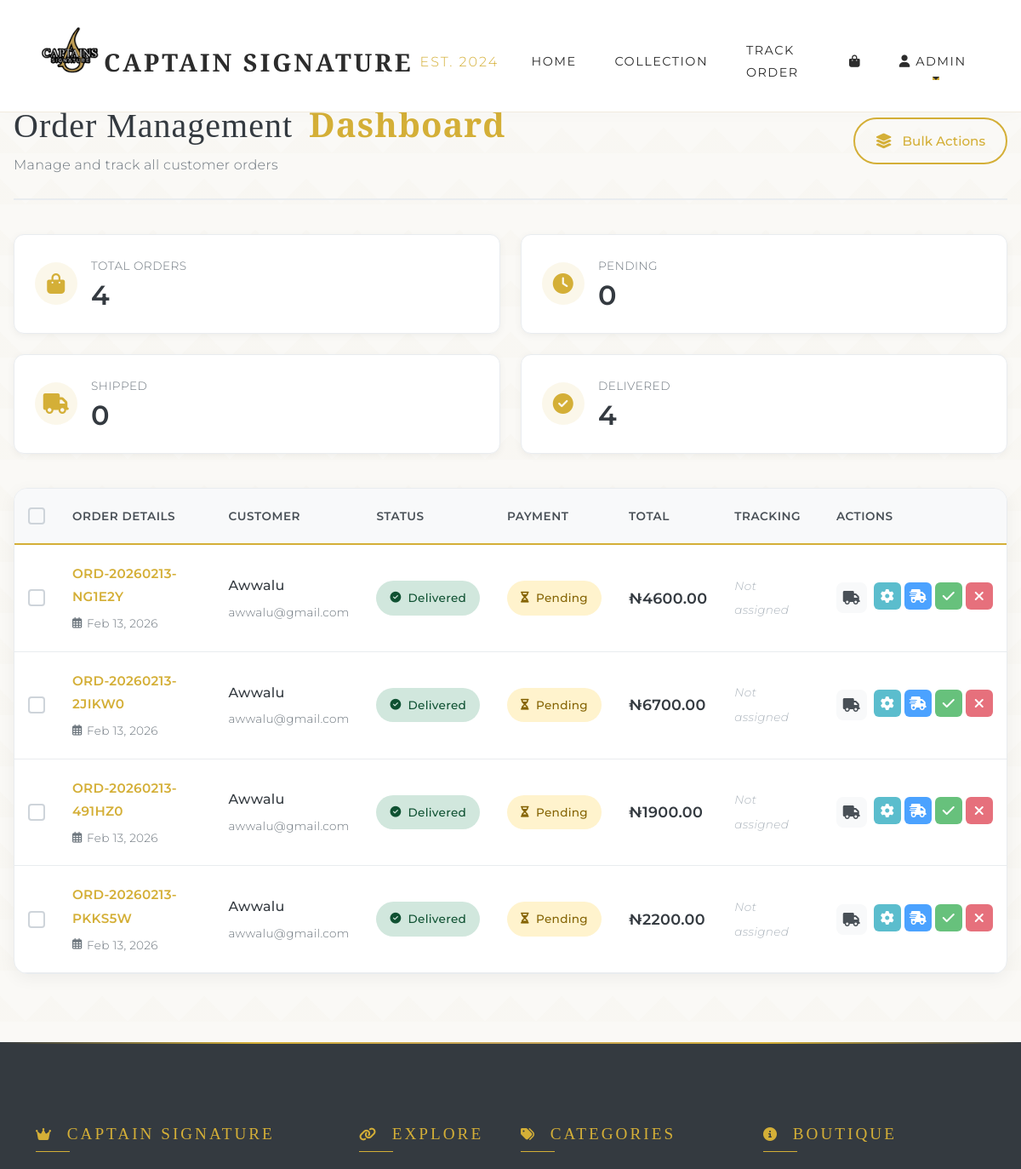
Page /admin/orders (signed in, upper part) on the earlier database version.
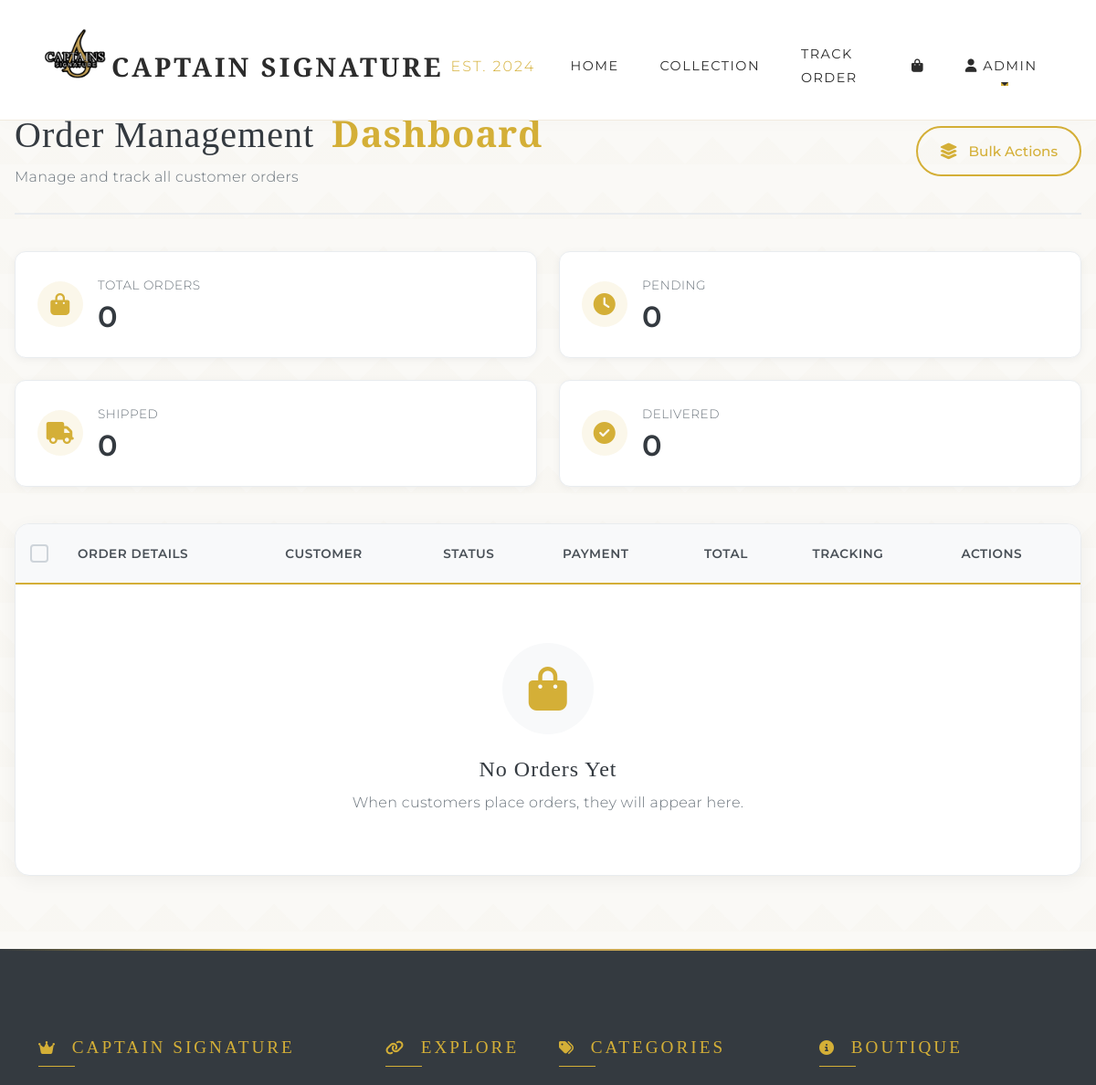
Same page on the later database version.
### models.py (models this page shows)
class User(UserMixin, db.Model):
    id = db.Column(db.Integer, primary_key=True)
    username = db.Column(db.String(80), unique=True, nullable=False)
    email = db.Column(db.String(120), unique=True, nullable=False)
    password = db.Column(db.String(200), nullable=False)
    is_admin = db.Column(db.Boolean, default=False)
    created_at = db.Column(db.DateTime, default=datetime.utcnow)
    phone = db.Column(db.String(20), nullable=True)
    address = db.Column(db.Text, nullable=True)
    city = db.Column(db.String(100), nullable=True)
    state = db.Column(db.String(100), nullable=True)
    orders = db.relationship('Order', backref='customer', lazy=True)

class Order(db.Model):
    id = db.Column(db.Integer, primary_key=True)
    order_number = db.Column(db.String(50), unique=True, default=generate_order_number)
    user_id = db.Column(db.Integer, db.ForeignKey('user.id'), nullable=False)
    order_date = db.Column(db.DateTime, default=datetime.utcnow)
    status = db.Column(db.String(50), default='pending')  # pending, processing, shipped, delivered, cancelled
    subtotal = db.Column(db.Float, default=0.0)
    delivery_fee = db.Column(db.Float, default=1500.00)  # Will be updated from settings at checkout
    total_amount = db.Column(db.Float, default=0.0)
    shipping_name = db.Column(db.String(100), nullable=True)
    shipping_address = db.Column(db.Text, nullable=True)
    shipping_city = db.Column(db.String(100), nullable=True)
    shipping_state = db.Column(db.String(100), nullable=True)  # Nigeria state
    shipping_phone = db.Column(db.String(20), nullable=True)
    shipping_email = db.Column(db.String(120), nullable=True)
    tracking_number = db.Column(db.String(100), nullable=True)
    carrier = db.Column(db.String(50), nullable=True)
    estimated_delivery = db.Column(db.DateTime, nullable=True)
    delivered_date = db.Column(db.DateTime, nullable=True)
    payment_method = db.Column(db.String(50), nullable=True)
    payment_status = db.Column(db.String(50), default='pending')  # pending, paid, failed
    admin_notes = db.Column(db.Text, nullable=True)
    customer_notes = db.Column(db.Text, nullable=True)
    items = db.relationship('OrderItem', backref='order', lazy=True, cascade='all, delete-orphan')
    tracking_updates = db.relationship('OrderTracking', backref='order', lazy=True, cascade='all, delete-orphan')

class Settings(db.Model):
    id = db.Column(db.Integer, primary_key=True)
    delivery_fee = db.Column(db.Float, default=1500.00)
    free_delivery_threshold = db.Column(db.Float, default=0.00)  # Optional: free delivery above this amount
    currency = db.Column(db.String(10), default='₦')
    site_name = db.Column(db.String(100), default='Captain Signature')
    updated_at = db.Column(db.DateTime, default=datetime.utcnow, onupdate=datetime.utcnow)
    updated_by = db.Column(db.Integer, db.ForeignKey('user.id'), nullable=True)
    @staticmethod
    def get_settings():
        settings = Settings.query.first()
        if not settings:
            settings = Settings()
            db.session.add(settings)
            db.session.commit()
        return settings

### app.py (the view)
@app.route('/admin/orders')
@login_required
def admin_orders():
    if not current_user.is_admin:
        abort(403)
    orders = Order.query.order_by(Order.order_date.desc()).all()
    return render_template('admin_orders.html', orders=orders)

### templates/admin_orders.html (shortened to what this page needs)
{% extends "base.html" %}
{% block content %}
<div class="orders-container">
    <div class="header-section">
        <div class="header-content">
            <h1 class="page-title">
                <span class="title-text">Order Management</span>
                <span class="title-gold">Dashboard</span>
            </h1>
            <p class="page-subtitle">Manage and track all customer orders</p>
        </div>
        <div class="header-actions">
            <button class="btn-bulk" onclick="toggleBulkActions()" id="bulkActionBtn">
                <i class="fas fa-layer-group"></i>
                <span>Bulk Actions</span>
            </button>
        </div>
    </div>
    <div class="stats-grid">
        <div class="stat-card">
            <div class="stat-icon">
                <i class="fas fa-shopping-bag"></i>
            </div>
            <div class="stat-info">
                <span class="stat-label">Total Orders</span>
                <span class="stat-value">{{ orders|length }}</span>
            </div>
        </div>
        <div class="stat-card">
            <div class="stat-icon">
                <i class="fas fa-clock"></i>
            </div>
            <div class="stat-info">
                <span class="stat-label">Pending</span>
                <span class="stat-value">{{ orders|selectattr('status', 'equalto', 'pending')|list|length }}</span>
            </div>
        </div>
        <div class="stat-card">
            <div class="stat-icon">
                <i class="fas fa-truck"></i>
            </div>
            <div class="stat-info">
                <span class="stat-label">Shipped</span>
                <span class="stat-value">{{ orders|selectattr('status', 'equalto', 'shipped')|list|length }}</span>
            </div>
        </div>
        <div class="stat-card">
            <div class="stat-icon">
                <i class="fas fa-check-circle"></i>
            </div>
            <div class="stat-info">
                <span class="stat-label">Delivered</span>
                <span class="stat-value">{{ orders|selectattr('status', 'equalto', 'delivered')|list|length }}</span>
            </div>
        </div>
    </div>
    <div class="table-wrapper">
        <table class="orders-table">
            <thead>
                <tr>
                    <th width="40">
                        <div class="checkbox-wrapper">
                            <label for="selectAll" class="checkbox-label"></label>
                        </div>
                    </th>
                    <th>Order Details</th>
                    <th>Customer</th>
                    <th>Status</th>
                    <th>Payment</th>
                    <th>Total</th>
                    <th>Tracking</th>
                    <th>Actions</th>
                </tr>
            </thead>
            <tbody>
                {% for order in orders %}
                <tr class="order-row" data-order-id="{{ order.id }}">
                    <td>
                        <div class="checkbox-wrapper">
                            <label for="order{{ order.id }}" class="checkbox-label"></label>
                        </div>
                    </td>
                    <td>
                        <div class="order-info">
                            <a href="{{ url_for('track_order_result', order_number=order.order_number) }}" target="_blank" class="order-number">
                                {{ order.order_number }}
                            </a>
                            <span class="order-date">
                                <i class="far fa-calendar-alt"></i>
                                {{ order.order_date.strftime('%b %d, %Y') }}
                            </span>
                        </div>
                    </td>
                    <td>
                        <div class="customer-info">
                            <span class="customer-name">{{ order.customer.username }}</span>
                            <span class="customer-email">{{ order.customer.email }}</span>
                        </div>
                    </td>
                    <td>
                        <span class="status-badge status-{{ order.status }}">
                            <i class="fas
                                {% if order.status == 'delivered' %}fa-check-circle
                                {% elif order.status == 'cancelled' %}fa-times-circle
                                {% elif order.status == 'shipped' %}fa-truck
                                {% elif order.status == 'processing' %}fa-spinner
                                {% else %}fa-clock{% endif %}">
                            </i>
                            {{ order.status|capitalize }}
                        </span>
                    </td>
                    <td>
                        <span class="payment-badge payment-{{ order.payment_status or 'pending' }}">
                            <i class="fas
                                {% if order.payment_status == 'paid' %}fa-credit-card
                                {% elif order.payment_status == 'failed' %}fa-exclamation-circle
                                {% else %}fa-hourglass-half{% endif %}">
                            </i>
                            {{ (order.payment_status or 'pending')|capitalize }}
                        </span>
                    </td>
                    <td class="order-total">
                        {{ g.settings.currency }}{{ "%.2f"|format(order.total_amount) }}
                    </td>
                    <td>
                        {% if order.tracking_number %}
                        <span class="tracking-info">
                            <i class="fas fa-box"></i>
                            {{ order.tracking_number }}
                        </span>
                        {% else %}
                        <span class="no-tracking">Not assigned</span>
                        {% endif %}
                    </td>
                    <td>
                        <div class="action-group">
                            <a href="{{ url_for('update_tracking', order_id=order.id) }}" class="action-btn" title="Update Tracking">
                                <i class="fas fa-truck"></i>
                            </a>
                            <div class="status-actions">
                                <a href="{{ url_for('update_order_status', order_id=order.id, status='processing') }}" class="status-btn processing-btn" title="Process">
                                    <i class="fas fa-cog"></i>
                                </a>
                                <a href="{{ url_for('update_order_status', order_id=order.id, status='shipped') }}" class="status-btn shipped-btn" title="Ship">
                                    <i class="fas fa-shipping-fast"></i>
                                </a>
                                <a href="{{ url_for('update_order_status', order_id=order.id, status='delivered') }}" class="status-btn delivered-btn" title="Deliver">
                                    <i class="fas fa-check"></i>
                                </a>
                                <a href="{{ url_for('update_order_status', order_id=order.id, status='cancelled') }}" class="status-btn cancelled-btn" title="Cancel">
                                    <i class="fas fa-times"></i>
                                </a>
                            </div>
                        </div>
                    </td>
                </tr>
                {% endfor %}
            </tbody>
        </table>
        {% if not orders %}
        <div class="empty-state">
            <div class="empty-icon">
                <i class="fas fa-shopping-bag"></i>
            </div>
            <h3>No Orders Yet</h3>
            <p>When customers place orders, they will appear here.</p>
        </div>
        {% endif %}
    </div>
</div>
{% endblock %}

### templates/base.html (shortened to what this page needs)
<!DOCTYPE html>
<html lang="en">
<head>
    <link href="https://cdn.jsdelivr.net/npm/bootstrap@5.3.0/dist/css/bootstrap.min.css" rel="stylesheet">
    <link rel="stylesheet" href="https://cdnjs.cloudflare.com/ajax/libs/font-awesome/6.4.0/css/all.min.css">
    <link href="https://unpkg.com/aos@2.3.1/dist/aos.css" rel="stylesheet">
    <link rel="stylesheet" href="{{ url_for('static', filename='css/style.css') }}">
</head>
<body>
    <nav class="navbar navbar-expand-lg" id="mainNav">
        <div class="container">
            <img src="../static/image - Edited.png"  style=" width: 80px; margin-top: -30px;" alt="">
            <a class="navbar-brand" href="{{ url_for('index') }}">
                </i> CAPTAIN SIGNATURE <span>EST. 2024</span>
            </a>
            <div class="collapse navbar-collapse" id="navbarNav">
                <ul class="navbar-nav me-auto">
                    <li class="nav-item">
                        <a class="nav-link" href="{{ url_for('index') }}">HOME</a>
                    </li>
                    <li class="nav-item">
                        <a class="nav-link" href="{{ url_for('products') }}">COLLECTION</a>
                    </li>
                    <li class="nav-item">
                        <a class="nav-link" href="{{ url_for('track_order_page') }}">TRACK ORDER</a>
                    </li>
                </ul>
                <ul class="navbar-nav">
                    <li class="nav-item">
                        <a class="nav-link position-relative" href="{{ url_for('view_cart') }}">
                            <i class="fas fa-shopping-bag"></i>
                        </a>
                    </li>
                    {% if current_user.is_authenticated %}
                    <li class="nav-item dropdown">
                        <a class="nav-link dropdown-toggle" href="#" id="userDropdown" role="button"
                            data-bs-toggle="dropdown" aria-expanded="false">
                            <i class="fas fa-user"></i> {{ current_user.username }}
                        </a>
                    </li>
                    {% endif %}
                </ul>
            </div>
        </div>
    </nav>
    <main>
        {% block content %}{% endblock %}
    </main>
    <footer class="footer">
        <div class="container">
            <div class="row g-4">
                <div class="col-lg-4 col-md-6">
                    <h5><i class="fas fa-crown"></i> CAPTAIN SIGNATURE</h5>
                </div>
                <div class="col-lg-2 col-md-6">
                    <h5><i class="fas fa-link"></i> EXPLORE</h5>
                </div>
                <div class="col-lg-3 col-md-6">
                    <h5><i class="fas fa-tags"></i> CATEGORIES</h5>
                </div>
                <div class="col-lg-3 col-md-6">
                    <h5><i class="fas fa-info-circle"></i> BOUTIQUE</h5>
                </div>
            </div>
        </div>
    </footer>
</body>
</html>

Differences in the rows shown:
removed Order: order_number "ORD-20260213-NG1E2Y", order_date "Feb 13, 2026", customer.username "Awwalu", customer.email "awwalu@gmail.com", status "Delivered", payment_status "Pending", total_amount "4600.00", shows "Not assigned"
no longer on this page (row edited): Settings: settings.currency "₦"
removed Order: order_number "ORD-20260213-2JIKW0", order_date "Feb 13, 2026", customer.username "Awwalu", customer.email "awwalu@gmail.com", status "Delivered", payment_status "Pending", total_amount "6700.00", shows "Not assigned"
removed Order: order_number "ORD-20260213-491HZ0", order_date "Feb 13, 2026", customer.username "Awwalu", customer.email "awwalu@gmail.com", status "Delivered", payment_status "Pending", total_amount "1900.00", shows "Not assigned"
removed Order: order_number "ORD-20260213-PKKS5W", order_date "Feb 13, 2026", customer.username "Awwalu", customer.email "awwalu@gmail.com", status "Delivered", payment_status "Pending", total_amount "2200.00", shows "Not assigned"
Other differences:
{{ orders|length }}: "4" → "0"
{{ orders|selectattr('status', 'equalto', 'delivered')|list|length }}: "4" → "0"
text now shown: "No Orders Yet When customers place orders, they will appear here."
